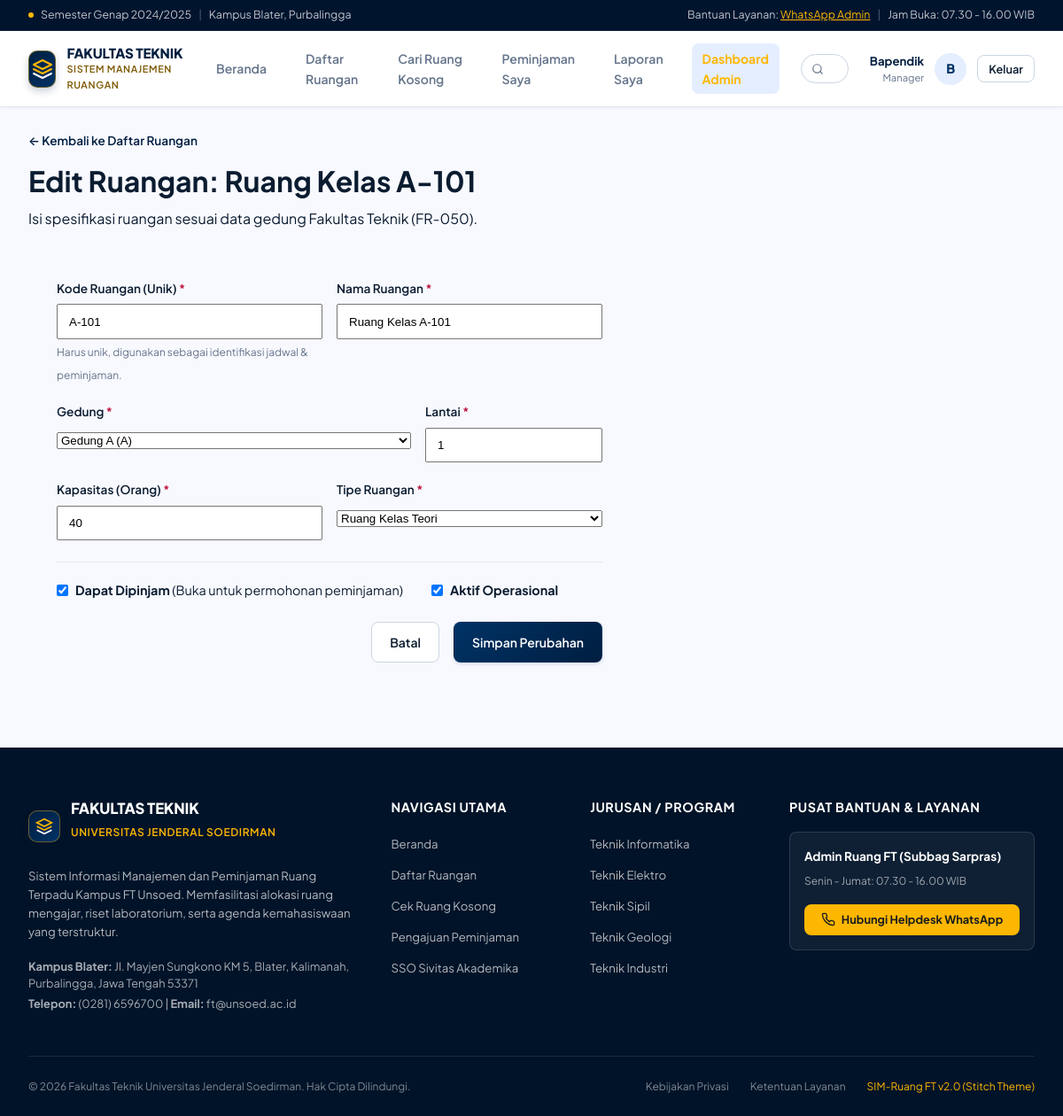
Screenshot of /public/admin/rooms/1/edit (signed in) with the database file from the repository.
### tables this page shows
CREATE TABLE `rooms` (
  `id` int(11) UNSIGNED NOT NULL AUTO_INCREMENT,
  `code` varchar(20) NOT NULL,
  `name` varchar(100) NOT NULL,
  `building_id` int(11) UNSIGNED NOT NULL,
  `floor` int(11) NOT NULL,
  `capacity` int(11) NOT NULL,
  `type` enum('classroom','laboratory','hall','meeting_room','other') NOT NULL,
  `can_be_booked` tinyint(1) NOT NULL DEFAULT 1,
  `is_active` tinyint(1) NOT NULL DEFAULT 1,
  `inactive_reason` varchar(255) DEFAULT NULL,
  `inactive_until` date DEFAULT NULL,
  `created_at` timestamp NOT NULL DEFAULT current_timestamp(),
  `updated_at` timestamp NOT NULL DEFAULT current_timestamp() ON UPDATE current_timestamp(),
  PRIMARY KEY (`id`),
  UNIQUE KEY `code` (`code`),
  KEY `building_id` (`building_id`),
  CONSTRAINT `fk_rooms_building` FOREIGN KEY (`building_id`) REFERENCES `buildings` (`id`)
);

CREATE TABLE `buildings` (
  `id` int(11) UNSIGNED NOT NULL AUTO_INCREMENT,
  `code` varchar(20) NOT NULL,
  `name` varchar(100) NOT NULL,
  `is_active` tinyint(1) NOT NULL DEFAULT 1,
  PRIMARY KEY (`id`),
  UNIQUE KEY `code` (`code`)
);

### app/Views/admin/rooms/form.php (the view, shortened to what the rows shown need)
<div class="container" style="padding-top: 1.5rem; padding-bottom: 4rem;">
<div style="margin-bottom: 1.5rem;">
    <a href="<?= \App\Support\Security::escape($baseUrl) ?>/admin/rooms" style="text-decoration: none; color: var(--primary); font-size: 0.85rem; font-weight: 600;">
        ← Kembali ke Daftar Ruangan
    </a>
    <h1 class="page-title" style="margin-top: 0.5rem; margin-bottom: 0.25rem;">
        <?= $room ? 'Edit Ruangan: ' . \App\Support\Security::escape($room['name']) : 'Tambah Ruangan Baru' ?>
    </h1>
    <p class="page-subtitle" style="margin: 0;">Isi spesifikasi ruangan sesuai data gedung Fakultas Teknik (FR-050).</p>
</div>
<div class="card" style="max-width: 680px; padding: 2rem;">
    <form method="POST" action="<?= \App\Support\Security::escape($baseUrl) ?>/admin/rooms/save">
        <div style="display: grid; grid-template-columns: 1fr 1fr; gap: 1rem; margin-bottom: 1.25rem;">
            <div>
                <label style="display: block; font-size: 0.85rem; font-weight: 600; margin-bottom: 0.4rem;">
                    Kode Ruangan (Unik) <span style="color: var(--danger);">*</span>
                </label>
                <input type="text" name="code" class="search-input" style="padding: 0.65rem 0.75rem; width: 100%; box-sizing: border-box;"
                       placeholder="Contoh: A-101, LAB-KOMP-1"
                       value="<?= \App\Support\Security::escape($room['code'] ?? '') ?>" required>
                <small style="font-size: 0.75rem; color: var(--text-muted);">Harus unik, digunakan sebagai identifikasi jadwal & peminjaman.</small>
            </div>
            <div>
                <label style="display: block; font-size: 0.85rem; font-weight: 600; margin-bottom: 0.4rem;">
                    Nama Ruangan <span style="color: var(--danger);">*</span>
                </label>
                <input type="text" name="name" class="search-input" style="padding: 0.65rem 0.75rem; width: 100%; box-sizing: border-box;"
                       placeholder="Contoh: Ruang Kuliah A101"
                       value="<?= \App\Support\Security::escape($room['name'] ?? '') ?>" required>
            </div>
        </div>
        <div style="display: grid; grid-template-columns: 2fr 1fr; gap: 1rem; margin-bottom: 1.25rem;">
            <div>
                <label style="display: block; font-size: 0.85rem; font-weight: 600; margin-bottom: 0.4rem;">
                    Gedung <span style="color: var(--danger);">*</span>
                </label>
                <select name="building_id" class="filter-select" style="width: 100%;" required>
                    <?php foreach ($buildings as $b): ?>
                        <option value="<?= $b['id'] ?>" <?= ((int)($room['building_id'] ?? 0) === (int)$b['id']) ? 'selected' : '' ?>>
                            <?= \App\Support\Security::escape($b['name']) ?> (<?= \App\Support\Security::escape($b['code']) ?>)
                        </option>
                    <?php endforeach; ?>
                </select>
            </div>
            <div>
                <label style="display: block; font-size: 0.85rem; font-weight: 600; margin-bottom: 0.4rem;">
                    Lantai <span style="color: var(--danger);">*</span>
                </label>
                <input type="number" name="floor" class="search-input" style="padding: 0.65rem 0.75rem; width: 100%; box-sizing: border-box;"
                       min="1" max="10"
                       value="<?= (int)($room['floor'] ?? 1) ?>" required>
            </div>
        </div>
        <div style="display: grid; grid-template-columns: 1fr 1fr; gap: 1rem; margin-bottom: 1.5rem;">
            <div>
                <label style="display: block; font-size: 0.85rem; font-weight: 600; margin-bottom: 0.4rem;">
                    Kapasitas (Orang) <span style="color: var(--danger);">*</span>
                </label>
                <input type="number" name="capacity" class="search-input" style="padding: 0.65rem 0.75rem; width: 100%; box-sizing: border-box;"
                       min="1" max="1000"
                       placeholder="Contoh: 40"
                       value="<?= (int)($room['capacity'] ?? 40) ?>" required>
            </div>
            <div>
                <label style="display: block; font-size: 0.85rem; font-weight: 600; margin-bottom: 0.4rem;">
                    Tipe Ruangan <span style="color: var(--danger);">*</span>
                </label>
                <select name="type" class="filter-select" style="width: 100%;" required>
                    <?php
                    $types = [
                        'classroom' => 'Ruang Kelas Teori',
                        'laboratory' => 'Laboratorium',
                        'hall' => 'Aula / Auditorium',
                        'meeting_room' => 'Ruang Rapat',
                        'other' => 'Lainnya'
                    ];
                    $currentType = $room['type'] ?? 'classroom';
                    foreach ($types as $key => $lbl):
                    ?>
                        <option value="<?= $key ?>" <?= ($currentType === $key) ? 'selected' : '' ?>>
                            <?= $lbl ?>
                        </option>
                    <?php endforeach; ?>
                </select>
            </div>
        </div>
        <div style="border-top: 1px solid var(--border); padding-top: 1.25rem; margin-bottom: 1.5rem;">
            <div style="display: flex; gap: 2rem;">
                <label style="display: flex; align-items: center; gap: 0.5rem; cursor: pointer; font-size: 0.9rem;">
                    <input type="checkbox" name="can_be_booked" value="1" <?= (!isset($room) || (int)$room['can_be_booked'] === 1) ? 'checked' : '' ?>>
                    <span><strong>Dapat Dipinjam</strong> (Buka untuk permohonan peminjaman)</span>
                </label>
                <label style="display: flex; align-items: center; gap: 0.5rem; cursor: pointer; font-size: 0.9rem;">
                    <input type="checkbox" name="is_active" value="1" <?= (!isset($room) || (int)$room['is_active'] === 1) ? 'checked' : '' ?>>
                    <span><strong>Aktif Operasional</strong></span>
                </label>
            </div>
        </div>
    </form>
</div>
</div>

### rows the page displays
rooms: name "Ruang Kelas A-101", code "A-101", building_id "Gedung A (A)", floor "1", capacity "40", type "Ruang Kelas Teori", can_be_booked "☑", is_active "☑"

### other values shown
substr($_SESSION['user_name'] ?? 'U', 0, 1) "B"
